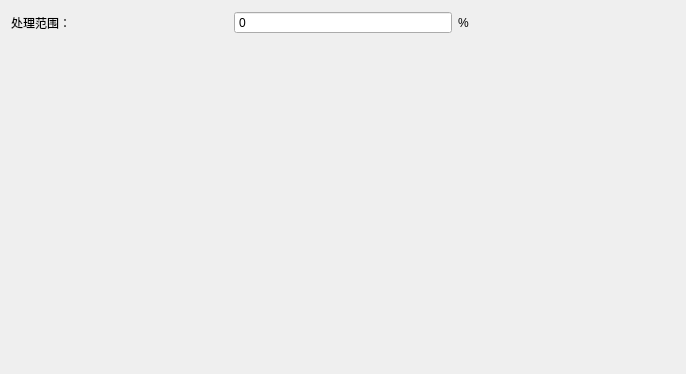
     <widget class="QWidget" name="tabWidgetPage4">
      <attribute name="title">
       <string>开发人员</string>
      </attribute>
      <layout class="QGridLayout" name="gridLayout_5">
       <item row="0" column="1">
        <widget class="QSpinBox" name="SmoothOffset">
         <property name="alignment">
          <set>Qt::AlignLeading|Qt::AlignLeft|Qt::AlignVCenter</set>
         </property>
         <property name="buttonSymbols">
          <enum>QAbstractSpinBox::NoButtons</enum>
         </property>
         <property name="maximum">
          <number>100</number>
         </property>
        </widget>
       </item>
       <item row="0" column="0">
        <widget class="QLabel" name="label_9">
         <property name="sizePolicy">
          <sizepolicy hsizetype="Preferred" vsizetype="Preferred">
           <horstretch>0</horstretch>
           <verstretch>0</verstretch>
          </sizepolicy>
         </property>
         <property name="minimumSize">
          <size>
           <width>170</width>
           <height>0</height>
          </size>
         </property>
         <property name="frameShape">
          <enum>QFrame::NoFrame</enum>
         </property>
         <property name="text">
          <string>处理范围： </string>
         </property>
        </widget>
       </item>
       <item row="1" column="0" colspan="3">
        <spacer name="verticalSpacer_4">
         <property name="orientation">
          <enum>Qt::Vertical</enum>
         </property>
         <property name="sizeHint" stdset="0">
          <size>
           <width>664</width>
           <height>329</height>
          </size>
         </property>
        </spacer>
       </item>
       <item row="0" column="2">
        <widget class="QLabel" name="label_10">
         <property name="sizePolicy">
          <sizepolicy hsizetype="Preferred" vsizetype="Preferred">
           <horstretch>0</horstretch>
           <verstretch>0</verstretch>
          </sizepolicy>
         </property>
         <property name="minimumSize">
          <size>
           <width>170</width>
           <height>0</height>
          </size>
         </property>
         <property name="frameShape">
          <enum>QFrame::NoFrame</enum>
         </property>
         <property name="text">
          <string>%</string>
         </property>
        </widget>
       </item>
      </layout>
     </widget>
